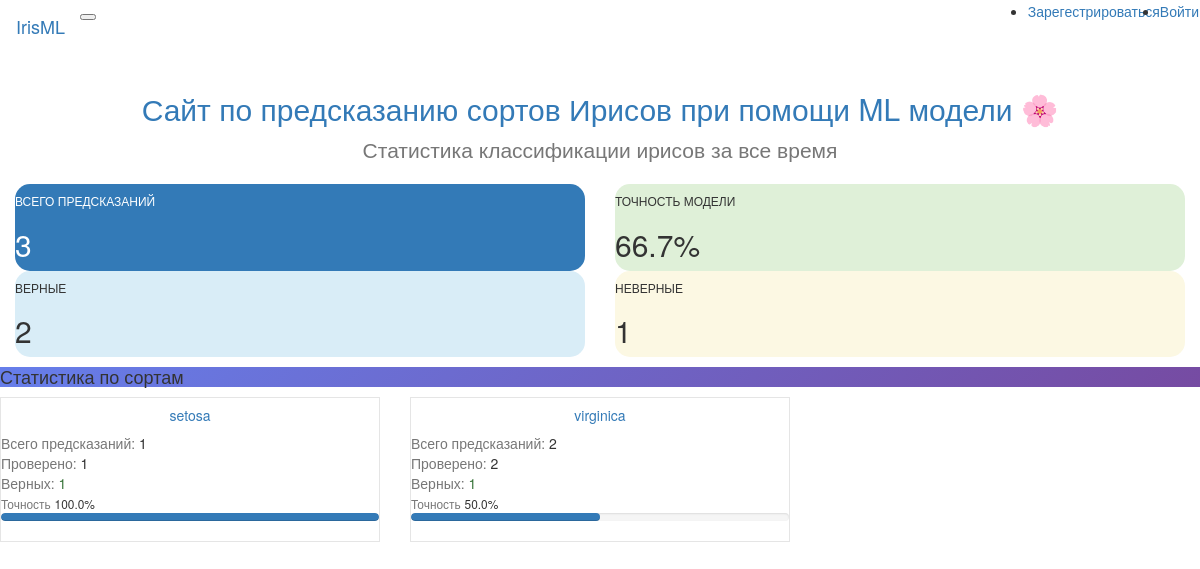
The page / on the database its author committed.
### database/models.py (models this page shows, shortened)
class Iris(Base):
    __tablename__ = 'iris'
    id = Column(Integer, primary_key=True)
    sepal_length = Column(Float, nullable=False)
    sepal_width = Column(Float, nullable=False)
    petal_length = Column(Float, nullable=False)
    petal_width = Column(Float, nullable=False)
    prediction = Column(String(10), nullable=False)
    real = Column(String(10))
    user_name = Column(String(50), ForeignKey('user.user_name'))
    user = relationship("User", back_populates="iris_records")

### flask_app/app.py (the view)
@app.route('/')
def index():
    with get_db_session() as db_session:
        all_irises = db_session.query(Iris).all()
        return render_template("index.html", all_irises=all_irises)

### flask_app/app.py (called while the page is built)
def get_db_session():
    return SyncSessionLocal()

### flask_app/templates/index.html (shortened to what this page needs)
{% extends 'base.html' %}
{% block sub_content %}
<div class="container-fluid py-4">
    <div class="text-center mb-5">
        <h2 class="display-4 fw-bold bg-gradient text-primary mb-3">
            Сайт по предсказанию сортов Ирисов при помощи ML модели 🌸
        </h2>
        <p class="lead text-muted">Статистика классификации ирисов за все время</p>
    </div>
    {% if all_irises %}
        <div class="row g-4 mb-5">
            <div class="col-xl-3 col-md-6">
                <div class="card stats-card bg-primary text-white border-0 shadow-lg">
                    <div class="card-body p-4">
                        <div class="d-flex justify-content-between align-items-center">
                            <div>
                                <h6 class="text-white-50 text-uppercase fw-bold">Всего предсказаний</h6>
                                <h2 class="fw-bold mb-0">{{ all_irises|length }}</h2>
                            </div>
                        </div>
                    </div>
                </div>
            </div>
            <div class="col-xl-3 col-md-6">
                <div class="card stats-card bg-success text-white border-0 shadow-lg">
                    <div class="card-body p-4">
                        <div class="d-flex justify-content-between align-items-center">
                            <div>
                                <h6 class="text-white-50 text-uppercase fw-bold">Точность модели</h6>
                                {% set verified = all_irises|selectattr("real")|list %}
                                {% set correct = [] %}
                                {% for iris in verified %}
                                    {% if iris.prediction == iris.real %}
                                        {% set _ = correct.append(iris) %}
                                    {% endif %}
                                {% endfor %}
                                {% if verified|length > 0 %}
                                    <h2 class="fw-bold mb-0">{{ "%.1f"|format((correct|length / verified|length * 100)) }}%</h2>
                                {% else %}
                                    <h2 class="fw-bold mb-0">N/A</h2>
                                {% endif %}
                            </div>
                        </div>
                    </div>
                </div>
            </div>
            <div class="col-xl-3 col-md-6">
                <div class="card stats-card bg-info text-white border-0 shadow-lg">
                    <div class="card-body p-4">
                        <div class="d-flex justify-content-between align-items-center">
                            <div>
                                <h6 class="text-white-50 text-uppercase fw-bold">Верные</h6>
                                {% set verified = all_irises|selectattr("real")|list %}
                                {% set correct = [] %}
                                {% for iris in verified %}
                                    {% if iris.prediction == iris.real %}
                                        {% set _ = correct.append(iris) %}
                                    {% endif %}
                                {% endfor %}
                                <h2 class="fw-bold mb-0">{{ correct|length }}</h2>
                            </div>
                        </div>
                    </div>
                </div>
            </div>
            <div class="col-xl-3 col-md-6">
                <div class="card stats-card bg-warning text-white border-0 shadow-lg">
                    <div class="card-body p-4">
                        <div class="d-flex justify-content-between align-items-center">
                            <div>
                                <h6 class="text-white-50 text-uppercase fw-bold">Неверные</h6>
                                {% set verified = all_irises|selectattr("real")|list %}
                                {% set correct = [] %}
                                {% for iris in verified %}
                                    {% if iris.prediction == iris.real %}
                                        {% set _ = correct.append(iris) %}
                                    {% endif %}
                                {% endfor %}
                                <h2 class="fw-bold mb-0">{{ verified|length - correct|length }}</h2>
                            </div>
                        </div>
                    </div>
                </div>
            </div>
        </div>
        <div class="row mb-5">
            <div class="col-12">
                <div class="card border-0 shadow-lg">
                    <div class="card-header bg-gradient-primary text-white py-3">
                        <h4 class="mb-0 fw-bold">
                            Статистика по сортам
                        </h4>
                    </div>
                    <div class="card-body p-4">
                        {% set species_stats = {} %}
                        {% for iris in all_irises %}
                            {% if iris.prediction not in species_stats %}
                                {% set _ = species_stats.update({iris.prediction: {'total': 0, 'correct': 0, 'verified': 0}}) %}
                            {% endif %}
                            {% set _ = species_stats[iris.prediction].update({'total': species_stats[iris.prediction]['total'] + 1}) %}
                            {% if iris.real %}
                                {% set _ = species_stats[iris.prediction].update({'verified': species_stats[iris.prediction]['verified'] + 1}) %}
                                {% if iris.prediction == iris.real %}
                                    {% set _ = species_stats[iris.prediction].update({'correct': species_stats[iris.prediction]['correct'] + 1}) %}
                                {% endif %}
                            {% endif %}
                        {% endfor %}
                        <div class="row g-4">
                            {% for species, stats in species_stats.items() %}
                                <div class="col-lg-4 col-md-6">
                                    <div class="species-card p-4 rounded-3 bg-light border">
                                        <div class="text-center mb-3">
                                            <h5 class="fw-bold text-primary mb-2">{{ species }}</h5>
                                        </div>
                                        <div class="stats-grid">
                                            <div class="stat-item d-flex justify-content-between mb-2">
                                                <span class="text-muted">Всего предсказаний:</span>
                                                <span class="fw-bold">{{ stats.total }}</span>
                                            </div>
                                            <div class="stat-item d-flex justify-content-between mb-2">
                                                <span class="text-muted">Проверено:</span>
                                                <span class="fw-bold">{{ stats.verified }}</span>
                                            </div>
                                            <div class="stat-item d-flex justify-content-between mb-3">
                                                <span class="text-muted">Верных:</span>
                                                <span class="fw-bold text-success">{{ stats.correct }}</span>
                                            </div>
                                            {% if stats.verified > 0 %}
                                                <div class="accuracy-bar">
                                                    <div class="d-flex justify-content-between mb-1">
                                                        <small class="text-muted">Точность</small>
                                                        <small class="fw-bold">{{ "%.1f"|format((stats.correct / stats.verified * 100)) }}%</small>
                                                    </div>
                                                    <div class="progress" style="height: 8px;">
                                                        <div class="progress-bar bg-success"
                                                             style="width: {{ (stats.correct / stats.verified * 100) }}%"></div>
                                                    </div>
                                                </div>
                                            {% else %}
                                                <div class="text-center">
                                                    <small class="text-muted">Нет проверенных данных</small>
                                                </div>
                                            {% endif %}
                                        </div>
                                    </div>
                                </div>
                            {% endfor %}
                        </div>
                    </div>
                </div>
            </div>
        </div>
    {% endif %}
</div>
{% endblock %}

### flask_app/templates/index.html (style rules this page uses)
.stats-card { transition: all 0.3s ease; border-radius: 15px; overflow: hidden; }
.bg-gradient-primary { background: linear-gradient(135deg, #667eea 0%, #764ba2 100%); }
.species-card { transition: all 0.3s ease; border: 1px solid rgba(0,0,0,0.1) !important; }
.progress { border-radius: 10px; overflow: hidden; }
.progress-bar { border-radius: 10px; transition: width 0.6s ease; }

### rows shown on the page
Iris: prediction "setosa", total "1", verified "1", correct "1", correct "100.0"
Iris: prediction "virginica", total "2", verified "2", correct "1", correct "50.0"

### other values the page prints
{{ all_irises|length }} "3"
{{ "%.1f"|format((correct|length / verified|length * 100)) }} "66.7"
{{ correct|length }} "2"
{{ verified|length - correct|length }} "1"
